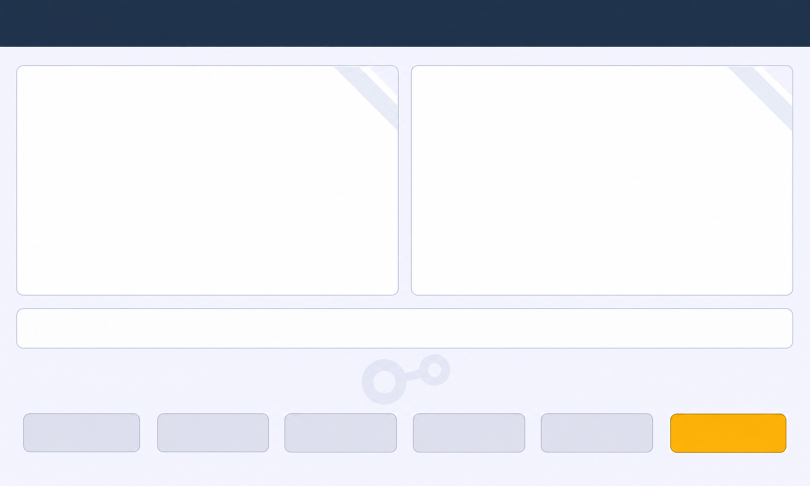
#> input picture nextion/fondos/origen_principal_chatgpt.png, 1619 x 971 px (shown at 1/2 size)
$ python ajustar_fondo_nextion.py
#> lines starting #> are read from the running program, lines starting #| are printed output that depends on the picture
"""Ajusta el fondo de la pagina principal de la Nextion a la cuadricula de la especificacion.

La imagen generada por la IA tiene la proporcion correcta (5:3) pero sus zonas (barra, tarjetas,
franja de avisos y botones) quedan comprimidas en vertical respecto de lo pedido. Este programa la
estira POR BANDAS horizontales para que cada zona caiga exactamente donde dice
nextion/ESPECIFICACION_HMI.md, y deja el resultado en 800x480 (tamano nativo de la pantalla).

Ademas coloca el logotipo de SPEAL (nextion/imagenes/logo.png) en la barra superior. La pantalla
no maneja transparencia, por eso el logo se compone aqui sobre el color real de la barra y queda
integrado en el fondo, sin un componente aparte.

Uso:  python tools/ajustar_fondo_nextion.py
Entrada: nextion/fondos/origen_principal_chatgpt.png y nextion/imagenes/logo.png
Salida:  nextion/fondos/principal.png

Las coordenadas de ORIGEN se midieron sobre la imagen original (1619x971); las de DESTINO son las
de la especificacion (pantalla de 800x480).
"""

from __future__ import annotations

from pathlib import Path

from PIL import Image, ImageDraw

RAIZ = Path(__file__).resolve().parent.parent
ENTRADA = RAIZ / "nextion" / "fondos" / "origen_principal_chatgpt.png"
LOGO = RAIZ / "nextion" / "imagenes" / "logo.png"
SALIDA = RAIZ / "nextion" / "fondos" / "principal.png"
LOGO_TAMANO = (110, 44)       # la barra mide 56 px de alto: 6 px de margen arriba y abajo
LOGO_POSICION = (16, 6)       # el titulo empieza despues (x=138, ver la especificacion)
ANCHO, ALTO = 800, 480

# (y_origen, y_destino): cada par fija un borde; entre dos pares consecutivos se estira la banda.
PUNTOS = [
    (0.0, 0),        # arriba
    (93.5, 56),      # fin de la barra superior
    (131.0, 72),     # borde superior de las tarjetas
    (591.0, 352),    # borde inferior de las tarjetas
    (617.0, 364),    # borde superior de la franja de avisos
    (697.0, 412),    # borde inferior de la franja de avisos
    (827.0, 424),    # borde superior de los botones
    (905.0, 472),    # borde inferior de los botones
    (971.0, 480),    # abajo
]


# Marca de agua de la molecula de oxigeno (en la imagen original queda entre la franja de avisos
# y los botones, un hueco que al ajustarse mide solo 12 px y la dejaria aplastada): se borra.
MARCA_DE_AGUA = (700, 700, 925, 822)      # x0, y0, x1, y1 sobre la imagen original
PUNTO_DE_COLOR_DE_FONDO = (600, 760)      # un punto vacio del fondo, de donde tomar el color


def main() -> None:
    origen = Image.open(ENTRADA).convert("RGB")
#> origen is the input picture: PIL image 1619x971 RGB; mean R, G, B 226.1, 227.6, 232.3
    ancho, alto = origen.size
#> ancho = 1619; alto = 971
    assert alto == 971, f"se esperaba una imagen de 971 px de alto, trae {alto}"
    ImageDraw.Draw(origen).rectangle(MARCA_DE_AGUA, fill=origen.getpixel(PUNTO_DE_COLOR_DE_FONDO))
    resultado = Image.new("RGB", (ANCHO, ALTO))
#> resultado: PIL image 800x480 RGB; every value is 0
    for (o0, d0), (o1, d1) in zip(PUNTOS, PUNTOS[1:]):
        banda = origen.resize((ANCHO, d1 - d0), Image.LANCZOS, box=(0, o0, ancho, o1))
        resultado.paste(banda, (0, d0))
#> this loop made 8 passes
#> pass 1, in main, `banda = origen.resize((ANCHO, d1 - d0), Image.LANCZOS, box=(0, o0, anc..`:
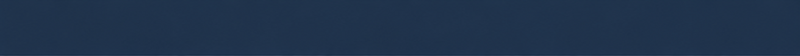
#> banda: PIL image 800x56 RGB; mean R, G, B 31.6, 50.9, 75.7
#> pass 2, in main, `banda = origen.resize((ANCHO, d1 - d0), Image.LANCZOS, box=(0, o0, anc..`:
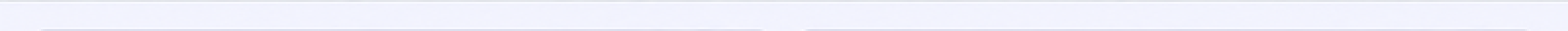
#> banda: PIL image 800x16 RGB (shown 2 times larger); mean R, G, B 240.3, 241.6, 251.6
#> pass 3, in main, `banda = origen.resize((ANCHO, d1 - d0), Image.LANCZOS, box=(0, o0, anc..`:
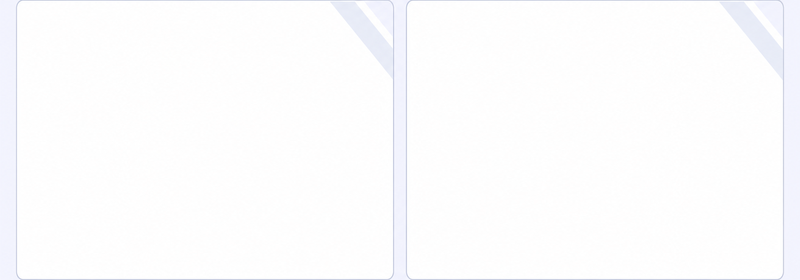
#> banda: PIL image 800x280 RGB; mean R, G, B 252.5, 252.4, 253.4
#> after the loop:
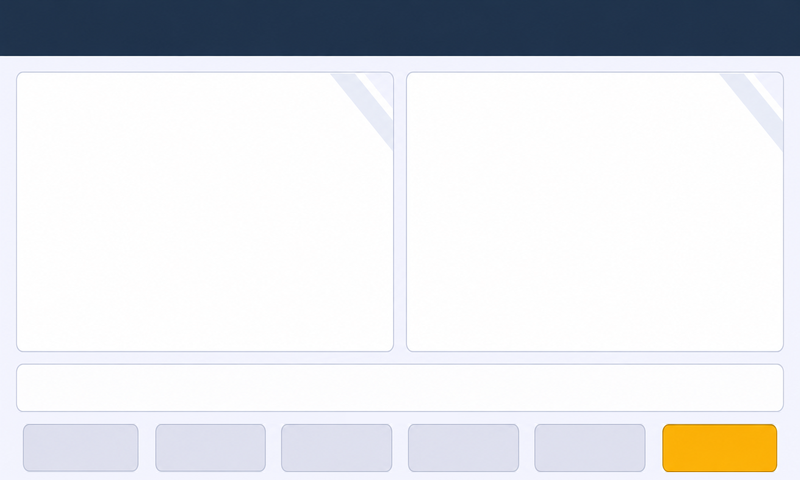
#> resultado: PIL image 800x480 RGB; mean R, G, B 222.9, 224.3, 227.8
    # Logotipo: se compone con su canal alfa sobre la barra (la pantalla no tiene transparencia).
#> (the run stopped early here; a loop or call above may not have finished)
